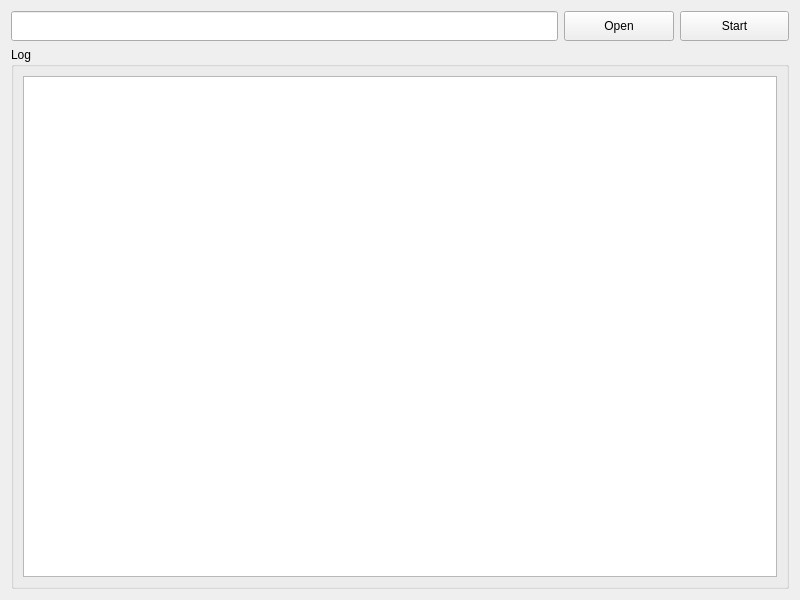
<?xml version="1.0" encoding="UTF-8"?>
<ui version="4.0">
 <class>Form_DFR</class>
 <widget class="QWidget" name="Form_DFR">
  <property name="geometry">
   <rect>
    <x>0</x>
    <y>0</y>
    <width>800</width>
    <height>600</height>
   </rect>
  </property>
  <property name="sizePolicy">
   <sizepolicy hsizetype="Preferred" vsizetype="Preferred">
    <horstretch>0</horstretch>
    <verstretch>0</verstretch>
   </sizepolicy>
  </property>
  <property name="windowTitle">
   <string>Duplicate File Removal Tool</string>
  </property>
  <property name="windowIcon">
   <iconset>
    <normaloff>../../logo.png</normaloff>../../logo.png</iconset>
  </property>
  <layout class="QVBoxLayout" name="verticalLayout">
   <item>
    <layout class="QHBoxLayout" name="horizontalLayout" stretch="5,1,1">
     <property name="sizeConstraint">
      <enum>QLayout::SetDefaultConstraint</enum>
     </property>
     <item>
      <widget class="QLineEdit" name="lineEdit_Path">
       <property name="minimumSize">
        <size>
         <width>0</width>
         <height>30</height>
        </size>
       </property>
      </widget>
     </item>
     <item>
      <widget class="QPushButton" name="pushButton_Open">
       <property name="minimumSize">
        <size>
         <width>87</width>
         <height>30</height>
        </size>
       </property>
       <property name="text">
        <string>Open</string>
       </property>
      </widget>
     </item>
     <item>
      <widget class="QPushButton" name="pushButton_Start">
       <property name="minimumSize">
        <size>
         <width>87</width>
         <height>30</height>
        </size>
       </property>
       <property name="text">
        <string>Start</string>
       </property>
      </widget>
     </item>
    </layout>
   </item>
   <item>
    <widget class="QGroupBox" name="groupBox_Log">
     <property name="title">
      <string>Log</string>
     </property>
     <layout class="QGridLayout" name="gridLayout">
      <item row="0" column="0">
       <widget class="QTextEdit" name="textEdit_Log"/>
      </item>
     </layout>
    </widget>
   </item>
  </layout>
 </widget>
 <resources/>
 <connections/>
</ui>
